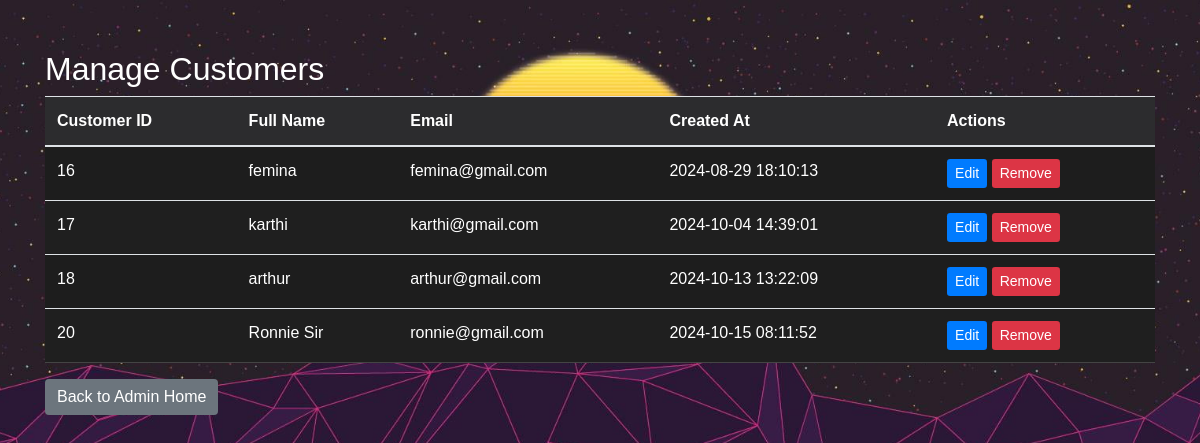
Screenshot of /admin/manage_customers.php with the database file from the repository.
### tables this page shows
CREATE TABLE `users` (
  `id` int(11) NOT NULL,
  `full_name` varchar(100) NOT NULL,
  `email` varchar(255) NOT NULL,
  `password` varchar(255) NOT NULL,
  `role_id` int(11) NOT NULL,
  `created_at` timestamp NOT NULL DEFAULT current_timestamp(),
  `security_question` varchar(255) NOT NULL,
  `security_answer` varchar(255) NOT NULL
);

### admin/manage_customers.php (the view, shortened to what this page needs)
<?php
$servername = "localhost";
$username = "root";
$password = "";
$dbname = "cloth";
$conn = new mysqli($servername, $username, $password, $dbname);
$sql = "SELECT id, full_name, email, created_at FROM users WHERE role_id = 1";
$result = $conn->query($sql);
?>
<!DOCTYPE html>
<html lang="en">
<head>
    <link rel="stylesheet" href="https://stackpath.bootstrapcdn.com/bootstrap/4.3.1/css/bootstrap.min.css">
</head>
<body>
    <div class="container">
        <h2>Manage Customers</h2>
        <table class="table table-striped">
            <thead>
                <tr>
                    <th>Customer ID</th>
                    <th>Full Name</th>
                    <th>Email</th>
                    <th>Created At</th>
                    <th>Actions</th>
                </tr>
            </thead>
            <tbody>
                <?php while ($row = $result->fetch_assoc()): ?>
                <tr>
                    <td><?php echo $row['id']; ?></td>
                    <td><?php echo $row['full_name']; ?></td>
                    <td><?php echo $row['email']; ?></td>
                    <td><?php echo $row['created_at']; ?></td>
                    <td>
                        <a href="edit_customer.php?id=<?php echo $row['id']; ?>" class="btn btn-primary btn-sm">Edit</a>
                        <a href="manage_customers.php?delete=<?php echo $row['id']; ?>" class="btn btn-danger btn-sm" onclick="return confirm('Are you sure you want to delete this customer?');">Remove</a>
                    </td>
                </tr>
                <?php endwhile; ?>
            </tbody>
        </table>
        <button onclick="window.location.href='admin_home.php';" class="btn btn-secondary">Back to Admin Home</button>
    </div>
</body>
</html>

### admin/manage_customers.php (style rules this page uses)
body { font-family: 'Poppins', sans-serif; background-image: url('../uploads/adminbg.jpg'); background-size: cover; background-position: center; background-repeat: no-repeat; background-attachment: fixed; color: #ffffff; min-height: 100vh; margin: 0; }
.container { margin-top: 50px; }
.table { background-color: #1f1f1f; color: #ffffff; }
.table th { background-color: #2c2c2e; color: #ffffff; }
.table tbody tr { border-bottom: 1px solid #444; }
.btn-primary { background-color: #007bff; border: none; }
.btn-danger { background-color: #dc3545; border: none; }
.btn-secondary { margin-bottom: 20px; background-color: #6c757d; border: none; }

### rows the page displays
users: id "16", full_name "femina", email "femina@gmail.com", created_at "2024-08-29 18:10:13"
users: id "17", full_name "karthi", email "karthi@gmail.com", created_at "2024-10-04 14:39:01"
users: id "18", full_name "arthur", email "arthur@gmail.com", created_at "2024-10-13 13:22:09"
users: id "20", full_name "Ronnie Sir", email "ronnie@gmail.com", created_at "2024-10-15 08:11:52"
